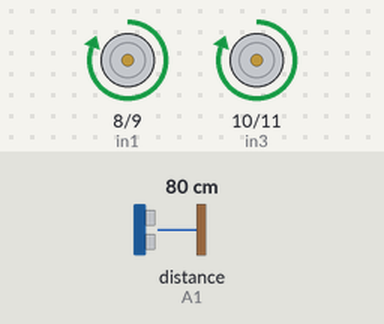
A sketch run on a simulated Arduino Uno, built with avr-gcc and run on an emulated ATmega328P. Shown: motor-driver pin pairs drawn as motors (green arrow = first pin HIGH = forward, orange = second pin HIGH = backward, longer = more drive). Wiring (inferred from the names in the program): ultrasonic range finder: trigger A0; echo A1. The test bench sets the inputs (shaded band); at power-on: distance to the obstacle (sensor on A1) 80 cm. The echo pulse lasts 58.3 µs per cm.

Above: at 3.2 s.
3.3 s: distance to the obstacle (sensor on A1) set to 31 cm
4.8 s: distance to the obstacle (sensor on A1) set to 27 cm
At 5.3 s:
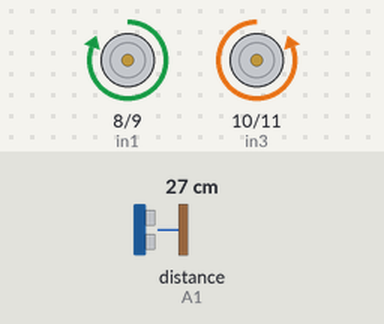
7.8 s: distance to the obstacle (sensor on A1) set to 35 cm
9.5 s: distance to the obstacle (sensor on A1) set to 2 cm
At 10.3 s:
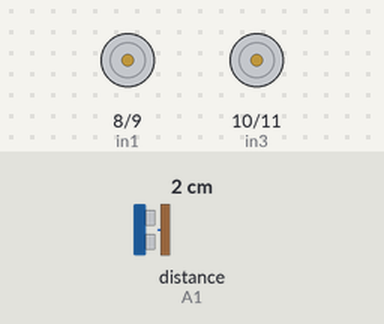
Timing chart, 0 to 13.5 s (numbered marks = the images above; inputs shaded):
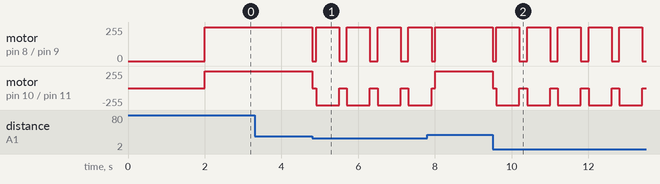

Measured:
- the behaviour switches between 30 and 29 cm on distance to the obstacle (sensor on A1) (found by bisection; images 0 and 1)
- after the input at 3.3 s, every drawn part: stays the same
- after the input at 4.8 s, motor on pin 8 (in1) / pin 9 (in2): forward 255/255 → stopped at once, then repeats every 0.80 s: forward 255/255 0.60 s, stopped 0.20 s; motor on pin 10 (in3) / pin 11 (in4): forward 255/255 → stopped at once, then repeats every 0.80 s: backward 255/255 0.60 s, stopped 0.20 s
- after the input at 9.5 s, motor on pin 8 (in1) / pin 9 (in2): forward 255/255 → stopped at once, then repeats every 0.80 s: forward 255/255 0.60 s, stopped 0.20 s; motor on pin 10 (in3) / pin 11 (in4): forward 255/255 → stopped at once, then repeats every 0.80 s: backward 255/255 0.60 s, stopped 0.20 s

The sketch:

PoliBot.ino
```cpp
// ROBOT POLIBOT = Arduino UNO - Puente H con Relays - Sensor SRF04
// Compilado en Arduino 1.6.5
// Andrés Cintas 18/03/2017

//Declaración de constantes

// Para manejar el Puente H

// motor A
#define in1 8
#define in2 9

// motor B
#define in3 10
#define in4 11

long sensor1;    //distancia sensor de Ultrasonido SRF04
long sensor2;    //distancia sensor de Ultrasonido SRF04
long sensor3;    //distancia sensor de Ultrasonido SRF04
long sensor4;    //distancia sensor de Ultrasonido SRF04

//Configuración de puertos

void setup()
{
  Serial.begin(9600);
  //Puente H
  // configurar las lineas de control como salidas
  pinMode(in1, OUTPUT);
  pinMode(in2, OUTPUT);
  pinMode(in3, OUTPUT);
  pinMode(in4, OUTPUT);
  //Apagar motores
  detenido();
  delay(2000); // espera 2 segundos

 //Sensores de distancia SRF04

 pinMode(A0, OUTPUT); // pin  de disparo sensor SRF04
 pinMode(A1, INPUT);  // pin eco sensor SRF04 Derecha
 pinMode(A2, INPUT);  // pin eco sensor SRF04 Frente_der
 pinMode(A3, INPUT);  // pin eco sensor SRF04 Frente_izq
 pinMode(A4, INPUT);  // pin eco sensor SRF04 Izquierda

}

// DECLARACION DE SUBRUTINAS

//Función para ejecutar un movimiento

void robot(int Estado_A, int Estado_B, int Estado_C, int Estado_D){
  digitalWrite(in1, Estado_A);
  digitalWrite(in2, Estado_B);
  digitalWrite(in3, Estado_C);
  digitalWrite(in4, Estado_D);
}

void adelante()
{
  robot(HIGH,LOW,HIGH,LOW);
}

void atras()
{
  robot(LOW,HIGH,LOW,HIGH);
}

void detenido()
{
  robot(LOW,LOW,LOW,LOW);
}


void giroderecha()
{
  robot(LOW,HIGH,HIGH,LOW);
}


void giroizquierda()
{
  robot(HIGH,LOW,LOW,HIGH);
}


//Convierte microsegundos a centimetros usando la velocidad del sonido
long microsecondsToCentimeters(long microseconds)
{
  // The speed of sound is 340 m/s or 29 microseconds per centimeter.
  // The ping travels out and back, so to find the distance of the
  // object we take half of the distance travelled.
  return microseconds / 29 / 2;
}


//Medir distancia en centimetros
long distancia(int trigger, int echo)
{
  // establish variables for duration of the ping,
  // and the distance result in centimeters:
  long duration, cm;

  // The SRF04 is triggered by a HIGH pulse of 5 or more microseconds.
  // Give a short LOW pulse beforehand to ensure a clean HIGH pulse:

  digitalWrite(trigger, LOW);
  delayMicroseconds(2);
  digitalWrite(trigger, HIGH);
  delayMicroseconds(5);
  digitalWrite(trigger, LOW);

  // The echoPin is used to read the signal from the SRF04, a HIGH
  // pulse whose duration is the time (in microseconds) from the sending
  // of the ping to the reception of its echo off of an object.

  duration = pulseIn(echo, HIGH,100000); // Timeout son 60 microsegundos/1 cm

  // convierte el tiempo en distancia
  cm = microsecondsToCentimeters(duration);
  //Restringo a distancias mayores a 2cm y menores a 100cm
  if(2 < cm < 100){
    return cm;
  }
}


void leer_sensores_de_distancia(){

  sensor1=distancia(A0,A1);  // Leer sensor

  Serial.print(sensor1);
  Serial.print(" cm");
  Serial.println();
  delay(150); //espera 150 ms para visualizar
}


void detectarobstaculo(int radio)
{
  sensor1=distancia(A0,A1);  // Lectura del sensor

  if (sensor1 < radio) // Deteccion a la derecha
      {
      detenido();
      delay(100);
      giroizquierda();
      delay(600);
      detenido();
      delay(100);
      }
}


// PROGRAMA PRINCIPAL

void loop()
{

              detectarobstaculo(30); // Detecta obstaculos en un radio de 50 cm
              adelante();
              //leer_sensores_de_distancia();
}
```
